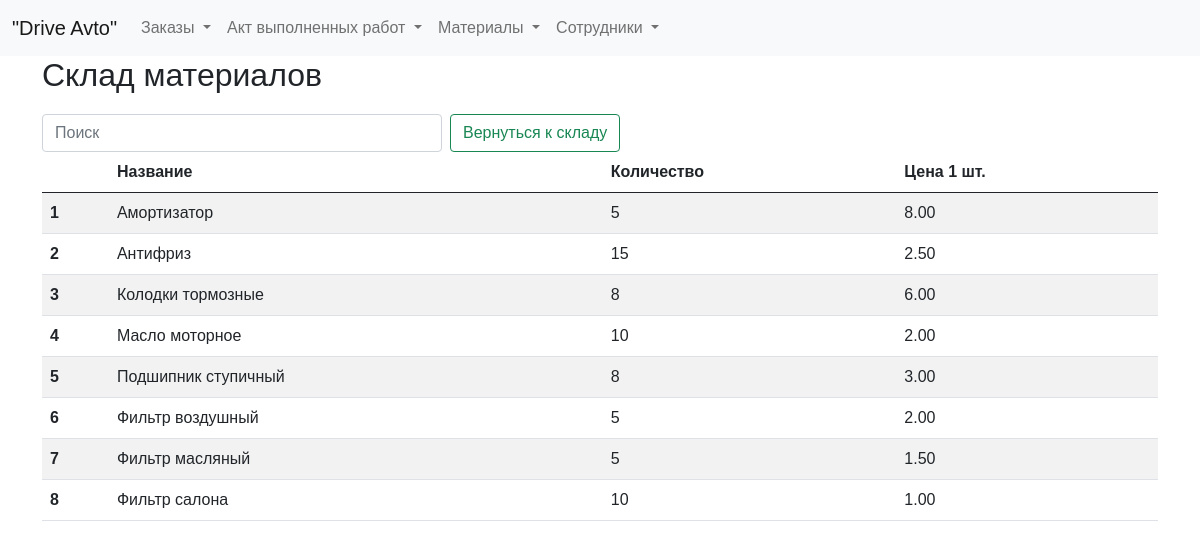
The page /stock on the database as committed earlier.
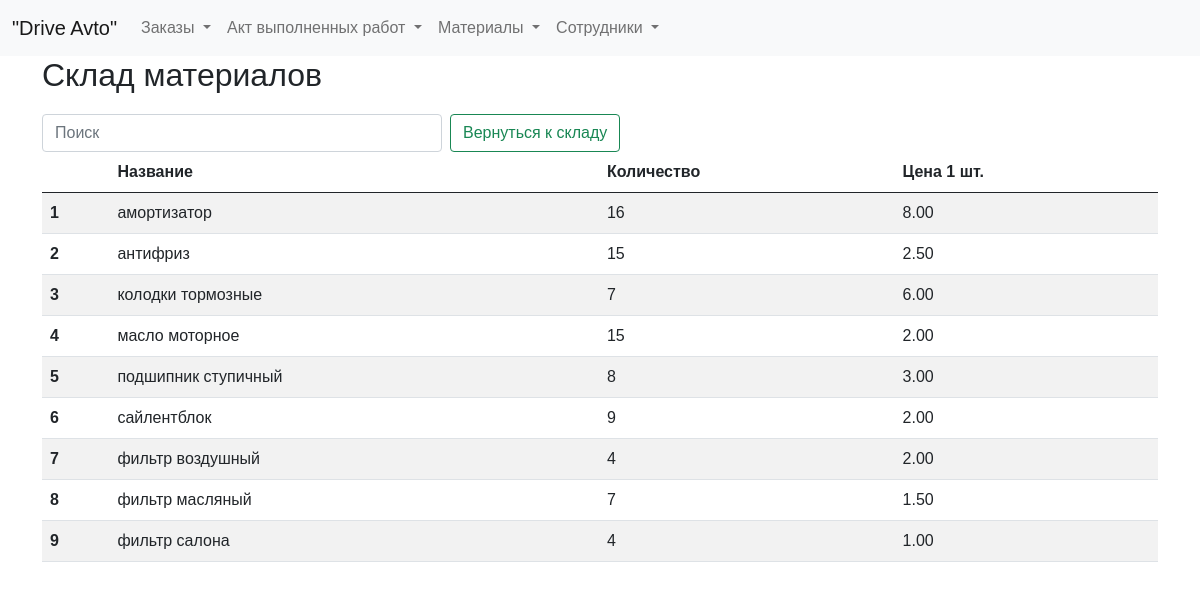
The same page on the database as committed later.
### tables this page shows
CREATE TABLE stock_plus (
id integer PRIMARY KEY AUTOINCREMENT,
name text NOT NULL,
quantity integer NOT NULL,
price_unit integer NOT NULL
);

### fcompany.py (the view)
@app.route("/stock")
def showStock():
    return render_template("stock.html", title="Склад материалов", stock=dbase.getStock())

### fcompany.py (called while the page is built)
def connect_db():  # общая функция для установления соединения с БД
    conn = sqlite3.connect(app.config['DATABASE'])
    conn.row_factory = sqlite3.Row  # записи будут представлены не в виде кортежей, а в виде словаря (для исп в шаблонах)
    return conn

def get_db():
    if not hasattr(g, 'link_db'):
        g.link_db = connect_db()
    return g.link_db

@app.before_request
def before_request():
    global dbase
    db = get_db()
    dbase = FDataBase(db)

### templates/stock.html (shortened to what this page needs)
{% extends 'base.html' %}
{% block content %}
<h2>Склад материалов</h2>
<form class="d-flex" role="search">
  <input class="form-control me-2 narrow-search" type="search" id="searchInput" placeholder="Поиск" aria-label="Search">
  <button class="btn btn-outline-success narrow-button" type="submit">Вернуться к складу</button>
</form>
<table id="myTable" class="table table-striped">
  <thead>
    <tr>
      <th scope="col"></th>
      <th scope="col">Название</th>
      <th scope="col">Количество</th>
      <th scope="col">Цена 1 шт.</th>
    </tr>
  </thead>
  <tbody>
    {% for row in stock %}
    <tr>
      <th scope="row">{{ loop.index }}</th>
      <td>{{ row.name_total }}</td>
      <td>{{ row.quantity_total }}</td>
      <td>{{ '%.2f' % (row.price_unit_total / 100) }}</td>
    </tr>
    {% endfor %}
  </tbody>
</table>
{% endblock %}

### templates/base.html (shortened to what this page needs)
<!doctype html>
<html lang="ru">
  <head>
    <link href="https://cdn.jsdelivr.net/npm/bootstrap@5.0.2/dist/css/bootstrap.min.css" rel="stylesheet">
    <link rel="stylesheet" type="text/css" href="https://cdn.datatables.net/1.10.25/css/dataTables.bootstrap5.css">
    <link type="text/css" href="{{ url_for('static', filename='css/styles.css')}}" rel="stylesheet" />
  </head>
  <body>
<header>
<nav class="navbar navbar-expand-lg navbar-light bg-light">
  <div class="container-fluid">
    <a class="navbar-brand" href="/">"Drive Avto"</a>
    <div class="collapse navbar-collapse w-100 justify-content-center" id="navbarSupportedContent">
      <ul class="navbar-nav me-auto mb-2 mb-lg-0">
        <li class="nav-item dropdown">
          <a class="nav-link dropdown-toggle" href="#" role="button" data-bs-toggle="dropdown" aria-expanded="false">
            Заказы
          </a>
        </li>
        <li class="nav-item dropdown">
          <a class="nav-link dropdown-toggle" href="#" role="button" data-bs-toggle="dropdown" aria-expanded="false">
            Акт выполненных работ
          </a>
        </li>
        <li class="nav-item dropdown">
          <a class="nav-link dropdown-toggle" href="#" role="button" data-bs-toggle="dropdown" aria-expanded="false">
            Материалы
          </a>
        </li>
        <li class="nav-item dropdown">
          <a class="nav-link dropdown-toggle" href="#" role="button" data-bs-toggle="dropdown" aria-expanded="false">
            Сотрудники
          </a>
        </li>
      </ul>
    </div>
  </div>
</nav>
</header>
<div class="container">
        {% block content %} {% endblock %}
</div>
  </body>
</html>

### static/css/styles.css (style rules this page uses)
.narrow-button { max-width: 250px; white-space: nowrap; font-size: 16px; }
.narrow-search { max-width: 400px; }
html, body { font-family: 'Arial'; margin: 0; padding: 0; height: 100%; width: 100%; }
a { color: #0059b2; text-decoration: none; }

Rows that differ between the two databases and show on the page:
removed stock_plus: name_total "Фильтр масляный", quantity_total "5", price_unit_total "1.50"
removed stock_plus: name_total "Фильтр салона", quantity_total "10", price_unit_total "1.00"
changed stock_plus: name_total "Амортизатор" → "амортизатор"; quantity_total "5" → "16"
changed stock_plus: name_total "Антифриз" → "антифриз"
changed stock_plus: name_total "Колодки тормозные" → "колодки тормозные"; quantity_total "8" → "7"
changed stock_plus: name_total "Масло моторное" → "масло моторное"; quantity_total "10" → "15"
changed stock_plus "3.00": name_total "Подшипник ступичный" → "подшипник ступичный"
added stock_plus: name_total "сайлентблок", quantity_total "9", price_unit_total "2.00"
changed stock_plus: name_total "Фильтр воздушный" → "фильтр воздушный"; quantity_total "5" → "4"
added stock_plus: name_total "фильтр масляный", quantity_total "7", price_unit_total "1.50"
added stock_plus: name_total "фильтр салона", quantity_total "4", price_unit_total "1.00"
